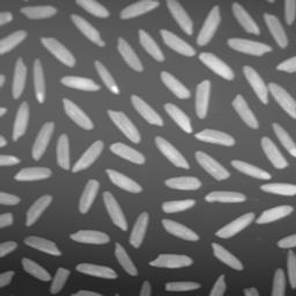
//> input picture DIP/tophat.PNG, 296 x 296 px
$ ./ReportCode10-1   (built with g++ and OpenCV 4)
//> lines starting //> are read from the running program, lines starting //| are printed output that depends on the picture; after the words box and inside, x2 and y2 are one past the last pixel; in counts of white or black regions, pixels touching at a corner belong together
#include<opencv2/core/core.hpp>
#include<opencv2/highgui/highgui.hpp>
#include<opencv2/imgproc/imgproc.hpp>

#include <string>
#include <iostream>

using namespace std;
using namespace cv;

int main() {

	Mat img1, img2;
	Mat labels1, labels2;

	//두 이미지를 그레이스케일 형식으로 로드 한다.
	img1 = imread("tophat.PNG", CV_LOAD_IMAGE_GRAYSCALE);
//> img1 is the input picture: 296 rows x 296 cols, CV_8UC1; min 31, max 255, mean 108.6
	img2 = imread("stuff_color.jpg", CV_LOAD_IMAGE_GRAYSCALE);
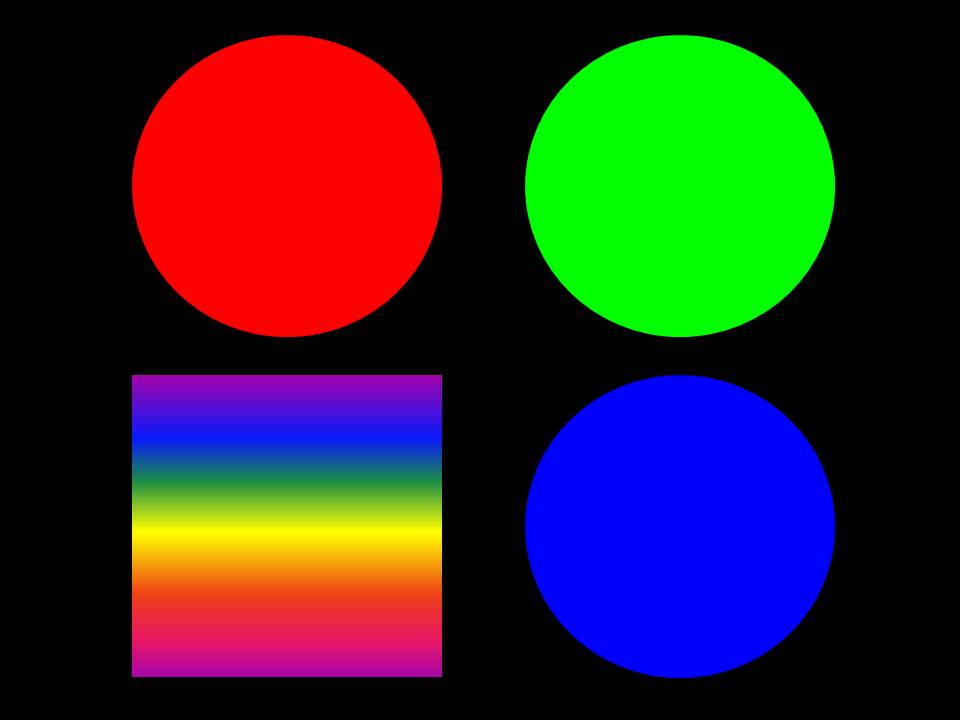
//> input picture DIP/stuff_color.jpg, 960 x 720 px
//> img2: 720 rows x 960 cols, CV_8UC1; min 0, max 228, mean 42.7

	if (img1.empty() || img2.empty())
		cout << "Images couldn't be loaded" << endl;

	//stuff_color.jpg의 크기가 크므로 4배로 줄인다.
	resize(img2, img2, Size{ img2.cols / 2,img2.rows / 2 }, 0, 0, CV_INTER_NN);
//> img2: 360 rows x 480 cols, CV_8UC1

	//크기가 151*151인 정사각형 structuring element 생성
	auto se = getStructuringElement(MORPH_RECT, Size{ 151, 151 }, Point{ 75, 75 });

	//생성한 structuring element를 사용하여 Tophat 효과 적용
	morphologyEx(img1, img1, CV_MOP_TOPHAT, se);
	morphologyEx(img2, img2, CV_MOP_TOPHAT, se);
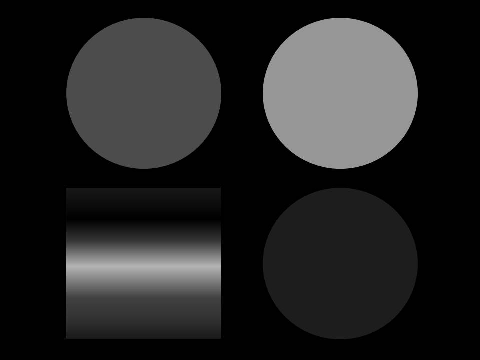
//> img2: 360 rows x 480 cols, CV_8UC1; min 0, max 182, mean 36.5

	//Otsu threshold 효과 적용
	threshold(img1, img1, 0, 255, CV_THRESH_OTSU);
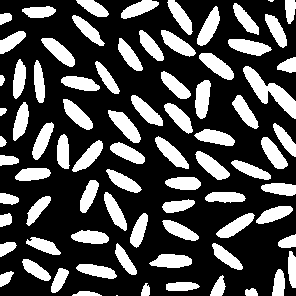
//> img1: 296 rows x 296 cols, CV_8UC1; 30.2% white; 80 white regions (2 under 20 px), largest, box (x1, y1, x2, y2) and area: (243, 66, 296, 119) 945, (108, 110, 141, 143) 500, (228, 39, 272, 56) 478
	threshold(img2, img2, 0, 255, CV_THRESH_OTSU);
//> img2: 360 rows x 480 cols, CV_8UC1; 26.7% white; 3 white regions, box (x1, y1, x2, y2) and area: (263, 18, 418, 169) 18392, (66, 18, 221, 169) 18274, (66, 242, 221, 304) 9452

	//이미지마다 0부터 나누어진 총 이미지 개수만큼 Labeling을 적용하여 변수 labels에 저장한다.
	connectedComponents(img1, labels1, 8, CV_32S);
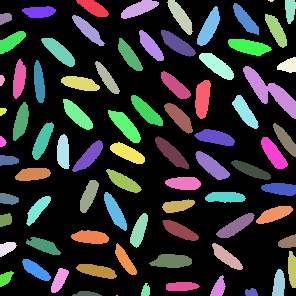
//> labels1: 296 rows x 296 cols, CV_32SC1; 81 distinct labels, from 0 to 80; one colour per label, 0 black
	connectedComponents(img2, labels2, 8, CV_32S);
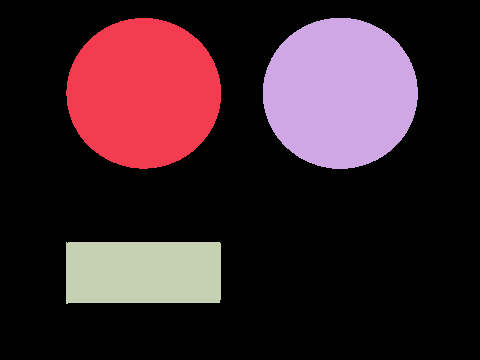
//> labels2: 360 rows x 480 cols, CV_32SC1; 4 distinct labels, from 0 to 3; one colour per label, 0 black

	//라벨링 된 이미지에 색깔을 적용하기 위하여 RGB이미지로 바꾸었다.
	cvtColor(img1, img1, CV_GRAY2BGR);
	cvtColor(img2, img2, CV_GRAY2RGB);

	//Image1의 "15번 이미지"를 빨간색으로 바꾼다.
	for (int i = 0; i < labels1.cols; ++i) {
		for (int j = 0; j < labels1.rows; ++j) {
			if (labels1.at<int>(i, j) == 15) {
				img1.at<Vec3b>(i, j)[0] = 0;
				img1.at<Vec3b>(i, j)[1] = 0;
				img1.at<Vec3b>(i, j)[2] = 255;
			}
		}
	}
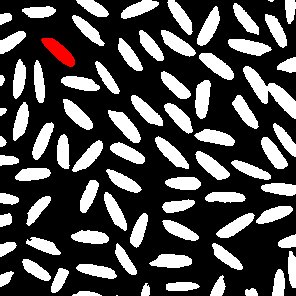
//> img1: 296 rows x 296 cols, CV_8UC3; mean B, G, R 75.7, 75.7, 77

	//Image2의 "1번 이미지"를 초록색으로 바꾼다.
	for (int i = 0; i < labels2.rows; ++i) {
		for (int j = 0; j <	labels2.cols; ++j) {
			if (labels2.at<int>(i, j) == 1) {
				img2.at<Vec3b>(i, j)[0] = 0;
				img2.at<Vec3b>(i, j)[1] = 255;
				img2.at<Vec3b>(i, j)[2] = 0;
			}
		}
	}
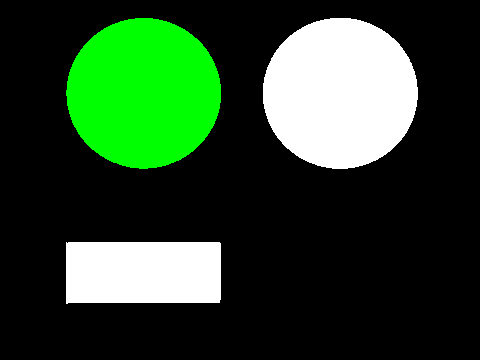
//> img2: 360 rows x 480 cols, CV_8UC3; mean R, G, B 41.1, 68.1, 41.1

	imshow("Image 1", img1);
	imshow("Image 2", img2);

	waitKey(0);

	imwrite("ReportCode10-1(1).jpg", img1);
	imwrite("ReportCode10-1(2).jpg", img2);

	destroyAllWindows();

}
